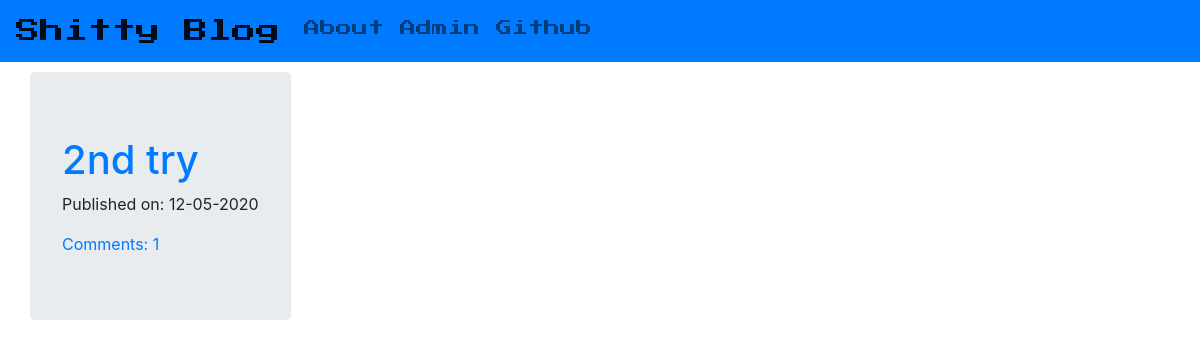
Before: / with the older database file.
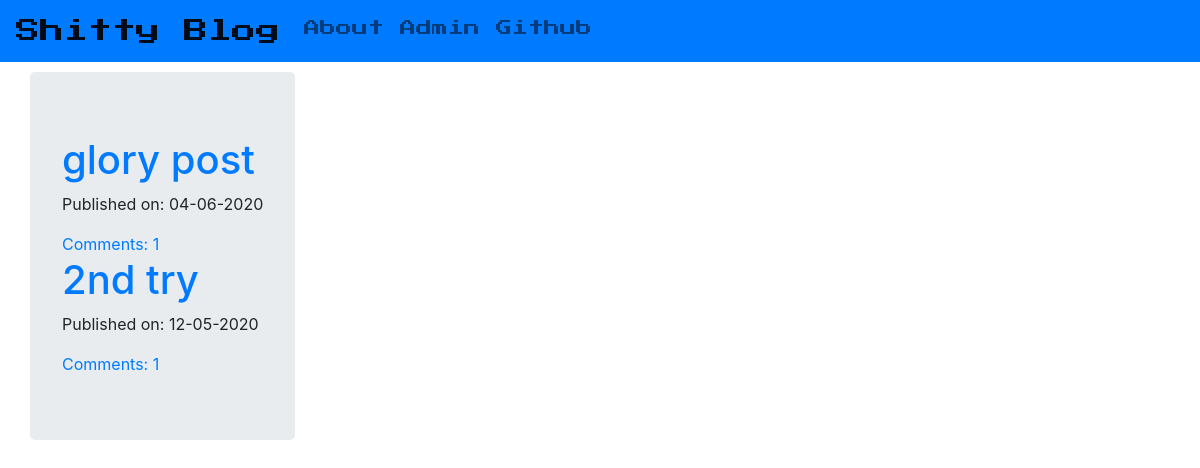
After: the same page with the newer database file.
### blog/models.py (models this page shows, shortened)
class Post(models.Model):
  author = models.ForeignKey('auth.User', on_delete=models.CASCADE)
  title = models.CharField(max_length=200)
  text = models.TextField()
  created_date = models.DateTimeField(default=timezone.now)
  published_date = models.DateTimeField(blank=True, null=True)
  def approve_comments(self):
    return self.comments.filter(approved_comment=True)

### blog/views.py (the view)
# urls.py: path('', views.PostListView.as_view(), name='post_list'),
class PostListView(ListView):
  model = Post
  def get_queryset(self):
    return Post.objects.filter(published_date__lte=timezone.now()).order_by('-published_date')

### blog/templates/blog/post_list.html
{% extends "blog/base.html" %}
{% block content %}
  <div class="centerstage">
    {% for post in post_list %}
      <div class="post">
        <h1><a href="{% url 'post_detail' pk=post.pk %}">{{ post.title }}</a></h1>
        <div class="date">
          <p>Published on: {{ post.published_date|date:'d-m-Y' }}</p>
        </div>
        <a href="{% url 'post_detail' pk=post.pk %}">Comments: {{ post.approve_comments.count }}</a>
      </div>
    {% endfor %}
  </div>
{% endblock content %}

### blog/templates/blog/base.html (shortened to what this page needs)
<!DOCTYPE html>
{% load static %}
<html>
<head>
  <link rel="stylesheet" href="https://stackpath.bootstrapcdn.com/bootstrap/4.4.1/css/bootstrap.min.css">
  <link rel="stylesheet" href="//cdn.jsdelivr.net/npm/medium-editor@latest/dist/css/medium-editor.min.css" type="text/css" media="screen" charset="utf-8">
  <link rel="stylesheet" href="{% static 'css/blog.css' %}">
</head>
<body class="loader">
  <nav class="navbar navbar-expand-lg navbar-light bg-primary techfont">
    <ul class="navbar-nav mr-auto">
      <li><a class="navbar-brand bigbrand" href="{% url 'post_list' %}">Shitty Blog</a></li>
      <li><a class="nav-link" href="{% url 'about' %}">About</a></li>
      <li><a class="nav-link" href="{% url 'admin:index' %}">Admin</a></li>
      <li><a class="nav-link" href="https://github.com/eemektas">Github</a></li>
    </ul>
    <ul class="navbar-nav ml-auto">
      {% if user.is_authenticated %}
      <li>
        <a href="{% url 'post_new' %}">New Shit</a>
      </li>
      <li>
        <a href="{% url 'post_draft_list' %}">Drafts</a>
      </li>
      <li>
        <a href="{% url 'logout' %}">Log the Hell Out!</a>
      </li>
      <li>
        <a>Welcome {{ user.username }}</a>
      </li>
      {% else %}
      <li><a href="{% url 'login' %}"><span class="glyphicon glyphicon-user">Login</span></a></li>
      {% endif %}
    </ul>
  </nav>
  <div class="content container">
    <div class="row">
      <div class="blog_posts jumbotron">
        {% block content %}
        {% endblock content %}
      </div>
    </div>
  </div>
</body>
</html>

### blog/static/css/blog.css (style rules this page uses)
.techfont { font-family: 'Press Start 2P', cursive; margin-bottom: 10px; }
.bigbrand { font-size: 1.5em; }
.centerstage { margin: auto; }
.loader { filter:hue-rotate(0deg); color: linear-gradient(45deg,#0f8,#08f); animation:hue 5000ms infinite linear; }

Changed rows visible on the page:
added Post: title "glory post", published_date "04-06-2020", approve_comments.count "1"
